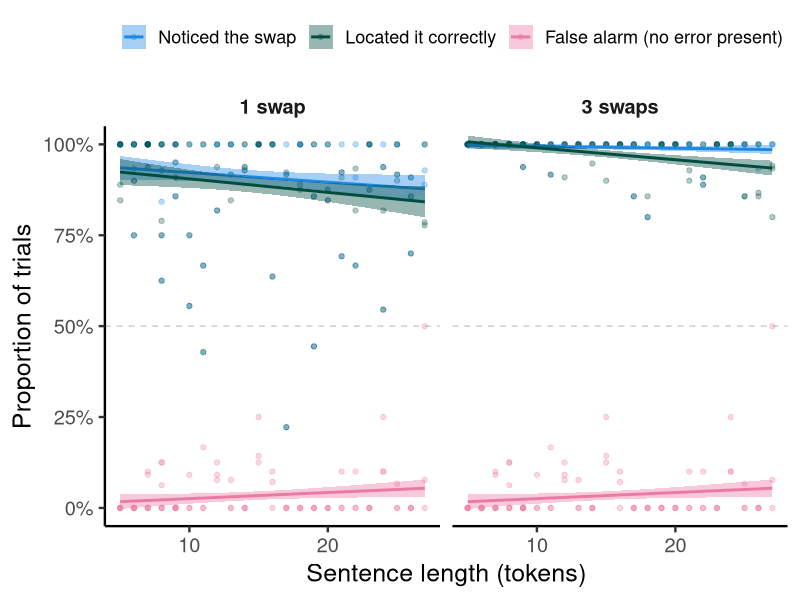
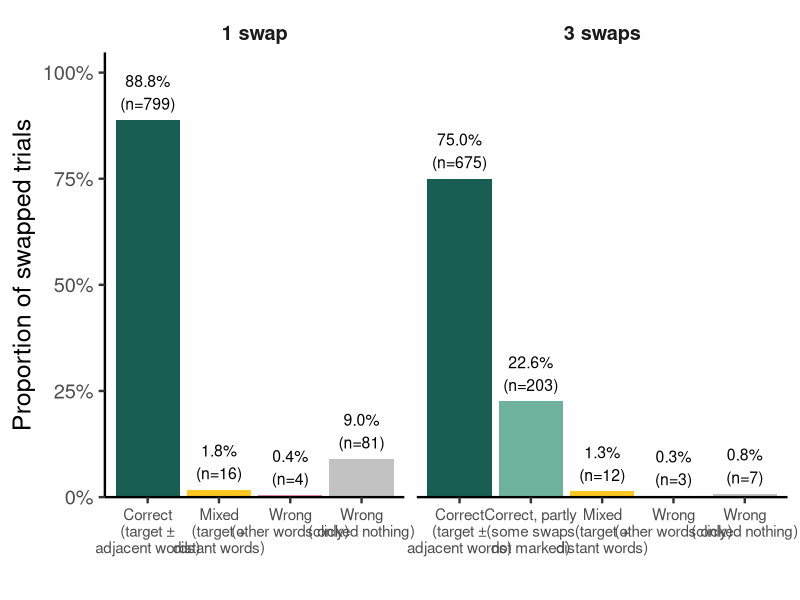
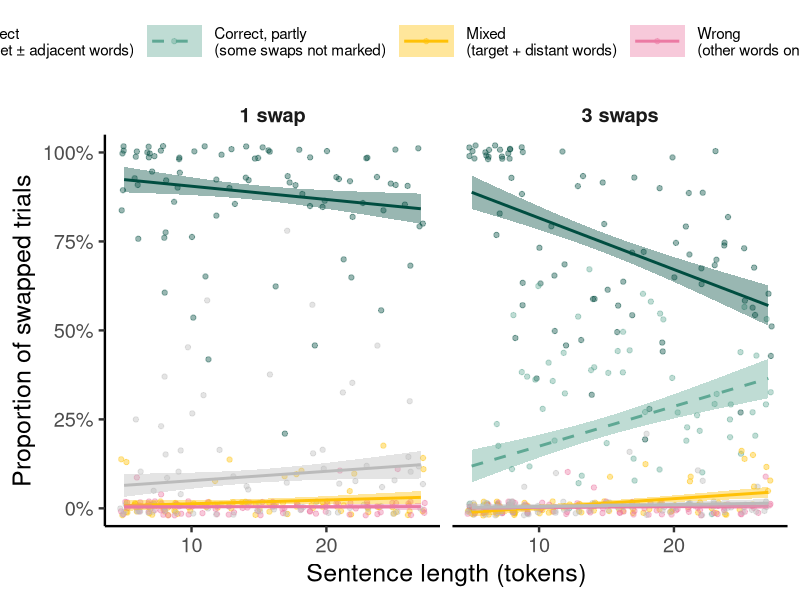
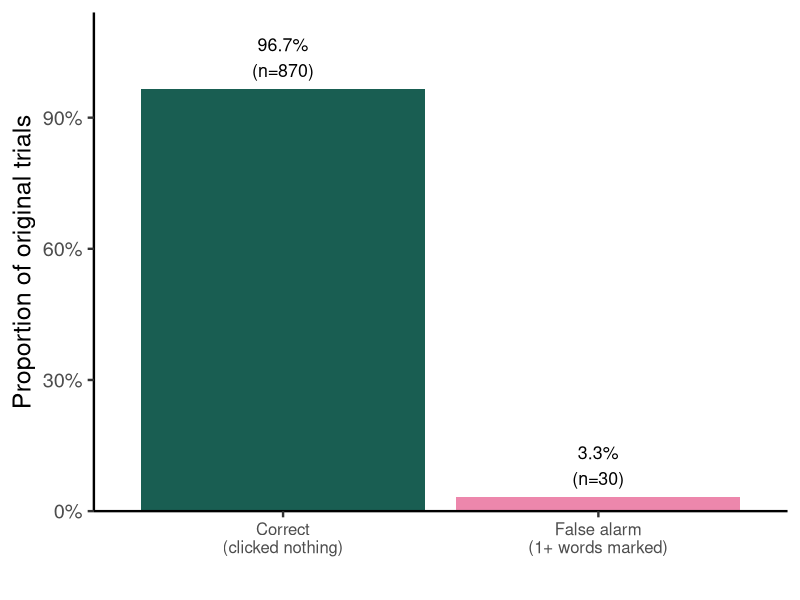
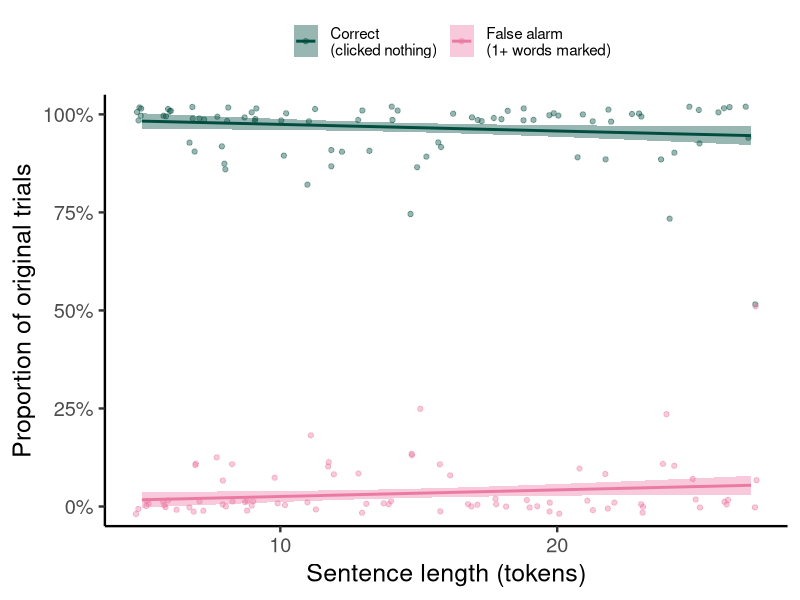
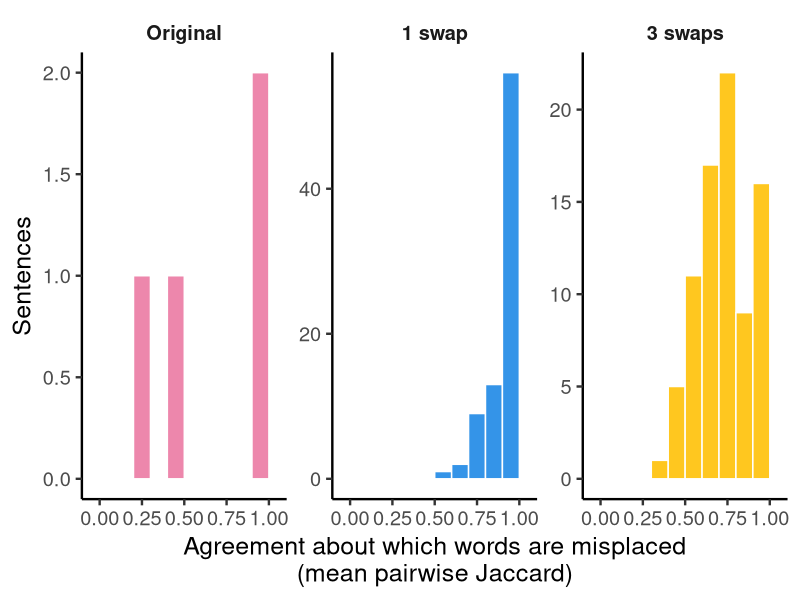
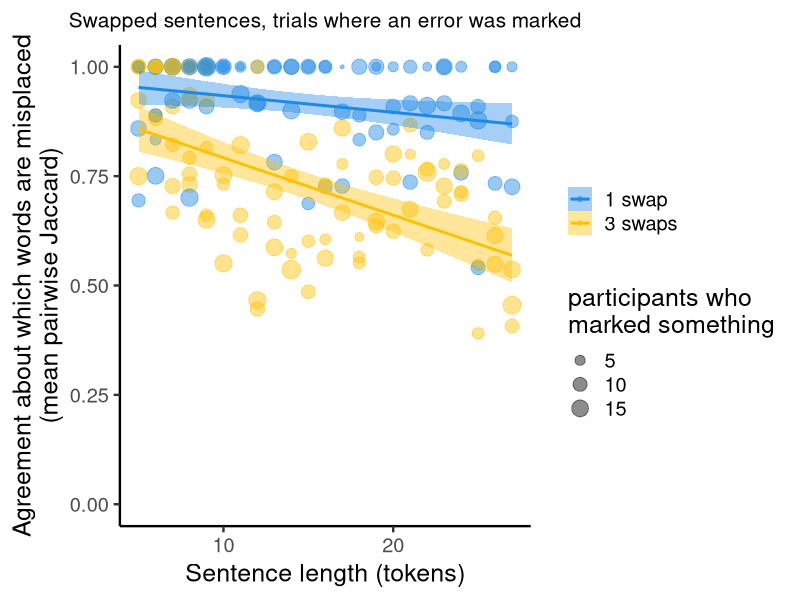
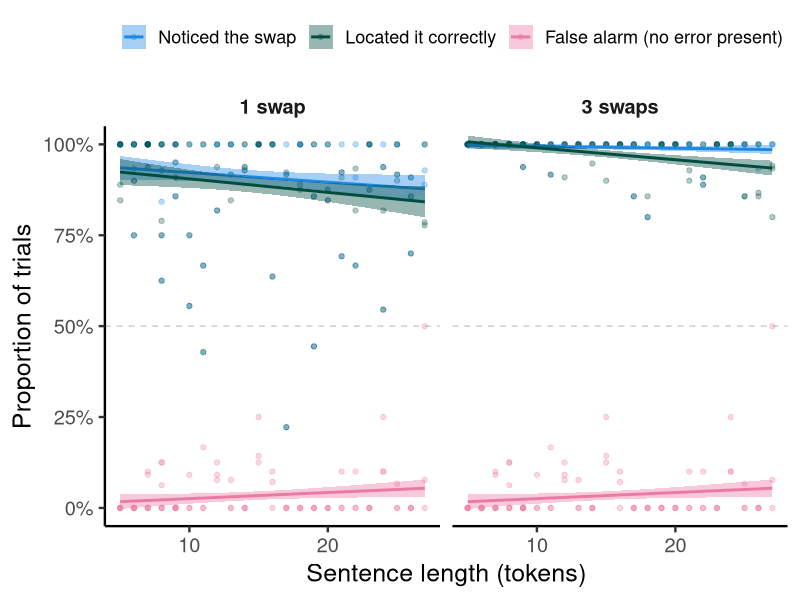

Generate these figures, in order, with R:
## =============================================================================
## SI Section 4.1: Finding the misplaced words in the artificial materials
##
## en_artificial_exchange_identification. 27 constructed items -- written for the experiment
## rather than taken from a corpus -- each in a short, medium and long version,
## and each of those original, with 1 swap or with 3 swaps: 9 conditions, every
## participant sees every item once. Every word is clickable and participants
## click the words they think are misplaced. Surveyor's per_word_multiple_choice
## writes one row per trial, "NONE" when nothing was clicked.
##
## The same analysis as the en_exchange_identification part of section4_binary_error_detection.R, on
## these data only. Length varies WITHIN item here, so a length effect on
## noticing cannot be put down to long sentences simply being different ones.
##
## Figures: figures/artificial_exchange_identification_{by_length,outcomes,
## outcomes_by_length,outcomes_original,outcomes_original_by_length,agreement,
## agreement_by_length}.png
## =============================================================================

library(tidyverse)
library(lme4)

## Set plotting preferences
ggplot2::theme_set(ggplot2::theme_bw(base_size=18))
ggplot2::theme_update(panel.grid = ggplot2::element_blank(),
                      strip.background = ggplot2::element_blank(),
                      legend.key = ggplot2::element_blank(),
                      panel.border = ggplot2::element_blank(),
                      axis.line = ggplot2::element_line(),
                      strip.text = ggplot2::element_text(face = "bold"),
                      plot.title = element_text(hjust = 0.5))
options(ggplot2.discrete.colour = c("#A31F34", "#8A8B8C"))
options(ggplot2.discrete.fill = c("#A31F34", "#8A8B8C"))

## Set working directory
get_script_dir <- function() {
  args <- commandArgs(trailingOnly = FALSE)
  file_arg <- grep("^--file=", args, value = TRUE)
  if (length(file_arg)) {
    return(dirname(normalizePath(sub("^--file=", "", file_arg))))
  }
  if (requireNamespace("rstudioapi", quietly = TRUE) &&
      rstudioapi::isAvailable()) {
    return(dirname(rstudioapi::getActiveDocumentContext()$path))
  }
  getwd()
}
setwd(get_script_dir())
dir.create("figures", showWarnings = FALSE)

## ---- Colours ----
## The same colours as the other section 4 figures. The outcome palette is built
## with setNames: a "±" written as c("..." = colour) is mangled in a non-UTF-8
## locale, and the Correct level then silently falls back to grey.
condition_colors <- c("Original" = "#EB7AA3", "1 swap" = "#1E88E5", "3 swaps" = "#FFC107")
measure_colors <- c("Noticed the swap" = "#1E88E5",
                    "Located it correctly" = "#004D40",
                    "False alarm (no error present)" = "#EB7AA3")
## "Correct, partly" only arises with 3 swaps: the error was located, with no
## stray clicks, but at least one swapped region went unmarked. It is a lighter
## green, and a dashed curve in the by-length figure, to read as a kind of
## correct.
outcome_colors <- setNames(
  c("#004D40", "#5FA894", "#FFC107", "#EB7AA3", "#BBBBBB"),
  c("Correct\n(target \u00b1 adjacent words)", "Correct, partly\n(some swaps not marked)",
    "Mixed\n(target + distant words)", "Wrong\n(other words only)",
    "Wrong\n(clicked nothing)"))
outcome_linetypes <- setNames(c("solid", "dashed", "solid", "solid", "solid"),
                              names(outcome_colors))
original_colors <- c("Correct\n(clicked nothing)" = "#004D40",
                     "False alarm\n(1+ words marked)" = "#EB7AA3")

## ---- Materials: one row per word of every sentence version ----
materials <- read_csv("../data/en_artificial_exchange_identification/materials_en_artificial_exchange_identification.csv",
                      show_col_types = FALSE) %>%
  transmute(item, cond = condition, sentence,
            length_level = factor(str_extract(condition, "[^_]+$"),
                                  levels = c("short", "medium", "long")),
            condition_label = factor(recode(str_extract(condition, "^[^_]+"),
                                            "original" = "Original",
                                            "swap-1" = "1 swap",
                                            "swap-3" = "3 swaps"),
                                     levels = names(condition_colors)))

words <- materials %>%
  separate_rows(sentence, sep = " ") %>%
  rename(word = sentence) %>%
  group_by(item, cond) %>%
  mutate(position = row_number(), n_words = n()) %>%
  ungroup()

## A word is a target (displaced) when it differs from the word at the same
## position in that item's original of the same length. Consecutive targets form
## a run: one run per swapped pair, or per chain where two swaps share a word.
words <- words %>%
  left_join(words %>%
              filter(condition_label == "Original") %>%
              select(item, length_level, position, original_word = word),
            by = c("item", "length_level", "position")) %>%
  mutate(is_target = word != original_word) %>%
  group_by(item, cond) %>%
  mutate(target_run = ifelse(is_target,
                             cumsum(is_target & !lag(is_target, default = FALSE)),
                             NA)) %>%
  ungroup()

cat("displaced words and separate displaced runs, per sentence version:\n")
words %>%
  group_by(condition_label, item, cond) %>%
  summarize(targets = sum(is_target), runs = n_distinct(target_run, na.rm = TRUE),
            .groups = "drop") %>%
  count(condition_label, targets, runs, name = "sentences") %>%
  print()

## ---- Responses ----
responses <- read_csv("../data/en_artificial_exchange_identification/en_artificial_exchange_identification_data.csv",
                      show_col_types = FALSE)

cat("\n---- export integrity ----\n")
cat("participants:", n_distinct(responses$participant_id), "\n")
responses %>%
  count(participant_id, name = "trials") %>%
  count(trials, name = "participants") %>%
  print()
responses %>% count(cond, name = "trials") %>% print()

## Surveyor balances conditions WITHIN each participant (3 of each), but which
## item lands in which condition is pseudo-random, so item x condition cells
## hold uneven numbers of responses. Pooled rates and the models are
## unaffected; the per-sentence summaries below rest on these few each.
cells <- responses %>% count(item, cond)
cat("item x condition cells seen:", nrow(cells), "of", nrow(materials),
    "| responses per cell: median", median(cells$n),
    "range", min(cells$n), "-", max(cells$n), "\n")

trials <- responses %>%
  mutate(trial = row_number()) %>%
  select(trial, participant_id, item, cond, response) %>%
  left_join(materials %>% select(item, cond, length_level, condition_label),
            by = c("item", "cond"))

## One row per clicked word. Words are percent-escaped for % , and : so they
## survive the position:word encoding, hence URLdecode.
clicks <- trials %>%
  filter(response != "NONE") %>%
  separate_rows(response, sep = ",") %>%
  separate(response, into = c("position", "clicked_word"), sep = ":", extra = "merge") %>%
  transmute(trial, item, cond, position = as.integer(position),
            clicked_word = map_chr(clicked_word, URLdecode))

## Every stored word should be the word actually at that position.
clicks %>%
  left_join(words %>% select(item, cond, position, word),
            by = c("item", "cond", "position")) %>%
  summarize(clicks = n(), matching_the_stimulus = sum(clicked_word == word, na.rm = TRUE),
            out_of_range = sum(is.na(word))) %>%
  print()

## Every word of the sentence each participant saw, marked clicked or not.
trial_words <- trials %>%
  select(trial, item, cond) %>%
  inner_join(words %>% select(item, cond, position, is_target, target_run),
             by = c("item", "cond"), relationship = "many-to-many") %>%
  left_join(clicks %>% transmute(trial, position, clicked = TRUE),
            by = c("trial", "position")) %>%
  mutate(clicked = replace_na(clicked, FALSE))

## ---- Scoring each trial ----
## Correctly located: at least one displaced word clicked, and every other
## click in an unbroken run with the displaced words -- marking one or both
## words of a swapped pair, or those plus the words right beside them, all
## point at the error. Checked run by run: take the positions that were clicked
## or are targets, split them into runs of consecutive positions, and flag any
## run with no target in it as a stray click.
stray_clicks <- trial_words %>%
  filter(clicked | is_target) %>%
  arrange(trial, position) %>%
  group_by(trial) %>%
  mutate(run = cumsum(position != lag(position, default = -1L) + 1L)) %>%
  group_by(trial, run) %>%
  summarize(stray = !any(is_target), .groups = "drop") %>%
  group_by(trial) %>%
  summarize(any_stray = any(stray), .groups = "drop")

trials <- trials %>%
  left_join(trial_words %>%
              group_by(trial) %>%
              summarize(n_words = n(),
                        n_clicked = sum(clicked),
                        n_on_target = sum(clicked & is_target),
                        runs_total = n_distinct(target_run, na.rm = TRUE),
                        runs_found = n_distinct(target_run[clicked & is_target], na.rm = TRUE),
                        .groups = "drop"),
            by = "trial") %>%
  left_join(stray_clicks, by = "trial") %>%
  mutate(flagged = n_clicked > 0,
         located = n_on_target > 0 & !any_stray,
         ## "all swaps" is counted in swapped regions: where two swaps share a
         ## word they form one region, so a 3-swap sentence has 1 to 3 of them
         outcome = case_when(
           !flagged         ~ "Wrong\n(clicked nothing)",
           located & runs_found < runs_total ~ "Correct, partly\n(some swaps not marked)",
           located          ~ "Correct\n(target \u00b1 adjacent words)",
           n_on_target == 0 ~ "Wrong\n(other words only)",
           TRUE             ~ "Mixed\n(target + distant words)"),
         outcome = factor(outcome, levels = names(outcome_colors)))

originals <- trials %>% filter(condition_label == "Original")
swapped <- trials %>% filter(condition_label != "Original")

## ---- (1) Original sentences: false alarms ----
cat("\n---- (1) ORIGINAL sentences: false alarms ----\n")
cat("false-alarm rate (clicked at least one word in a sentence with no error):",
    round(mean(originals$flagged), 3), "\n")
cat("mean words clicked when a false alarm happened:",
    round(mean(originals$n_clicked[originals$flagged]), 2), "\n")
originals %>%
  group_by(length_level) %>%
  summarize(trials = n(), false_alarm = mean(flagged)) %>%
  print()

cat("\noriginal sentences that drew a false alarm:\n")
originals %>%
  group_by(item, length_level) %>%
  summarize(trials = n(), false_alarms = sum(flagged), .groups = "drop") %>%
  filter(false_alarms > 0) %>%
  left_join(materials %>% filter(condition_label == "Original") %>%
              select(item, length_level, sentence),
            by = c("item", "length_level")) %>%
  mutate(sentence = str_trunc(sentence, 70)) %>%
  print(n = Inf)

## ---- (2) Swapped sentences: noticed and located ----
cat("\n---- (2) SWAPPED sentences: noticed, located correctly ----\n")
swapped %>%
  group_by(condition_label, length_level) %>%
  summarize(trials = n(),
            noticed = mean(flagged),
            located_correctly = mean(located),
            located_given_noticed = mean(located[flagged]),
            words_clicked_when_noticed = mean(n_clicked[flagged]),
            all_errors_touched = mean(runs_found == runs_total),
            .groups = "drop") %>%
  print(width = Inf)

cat("\nswapped sentences never located by anyone:\n")
swapped %>%
  group_by(condition_label, item, length_level) %>%
  summarize(trials = n(), noticed = sum(flagged), located = sum(located),
            .groups = "drop") %>%
  filter(located == 0) %>%
  print(n = Inf)

## ---- (3) Agreement about where the error is ----
## Mean pairwise Jaccard overlap between the sets of words that different
## participants clicked on the same sentence, among those who clicked anything:
## 1 = identical sets, 0 = no overlap. "collapsed" makes each displaced run one
## unit, so clicking either word of a swapped pair, or both, is the same
## answer; "raw" keeps every word separate.
##
## Jaccard's chance level depends on sentence length -- two people clicking at
## random agree far more often in a short sentence -- so "chance" repeats the
## collapsed calculation 200 times with random clicks: every participant keeps
## their number of clicks, but which words is random.
set.seed(2026)
random_clicks <- trial_words %>%
  semi_join(swapped %>% filter(flagged), by = "trial") %>%
  group_by(trial) %>%
  mutate(n_clicks = sum(clicked)) %>%
  ungroup() %>%
  expand_grid(rep = 1:200) %>%
  mutate(u = runif(n())) %>%
  group_by(rep, trial) %>%
  filter(rank(u) <= n_clicks) %>%
  ungroup()

click_units <- bind_rows(
  trial_words %>%
    filter(clicked) %>%
    transmute(measure = "collapsed", rep = 0L, trial, item, cond,
              unit = ifelse(is_target, paste0("run", target_run), as.character(position))),
  trial_words %>%
    filter(clicked) %>%
    transmute(measure = "raw", rep = 0L, trial, item, cond,
              unit = as.character(position)),
  random_clicks %>%
    transmute(measure = "chance", rep, trial, item, cond,
              unit = ifelse(is_target, paste0("run", target_run), as.character(position)))) %>%
  distinct()

## For every pair of participants on the same sentence: the size of each set
## and how many units they share. Jaccard = shared / (size_a + size_b - shared).
set_sizes <- click_units %>%
  count(measure, rep, item, cond, trial, name = "size")

shared_units <- click_units %>%
  inner_join(click_units, by = c("measure", "rep", "item", "cond", "unit"),
             suffix = c("_a", "_b"), relationship = "many-to-many") %>%
  filter(trial_a < trial_b) %>%
  count(measure, rep, item, cond, trial_a, trial_b, name = "shared")

pairwise <- set_sizes %>%
  inner_join(set_sizes, by = c("measure", "rep", "item", "cond"),
             suffix = c("_a", "_b"), relationship = "many-to-many") %>%
  filter(trial_a < trial_b) %>%
  left_join(shared_units, by = c("measure", "rep", "item", "cond", "trial_a", "trial_b")) %>%
  mutate(shared = replace_na(shared, 0L),
         jaccard = shared / (size_a + size_b - shared))

## One row per sentence version with at least two participants who clicked
## something. Chance-corrected agreement is (observed - chance) / (1 - chance):
## 0 = chance, 1 = perfect. Undefined where random clicking already agrees
## perfectly (chance = 1).
sentence_agreement <- pairwise %>%
  group_by(measure, rep, item, cond) %>%
  summarize(agreement = mean(jaccard), .groups = "drop") %>%
  group_by(measure, item, cond) %>%
  summarize(agreement = mean(agreement), .groups = "drop") %>%
  pivot_wider(names_from = measure, values_from = agreement) %>%
  left_join(materials %>% select(item, cond, length_level, condition_label),
            by = c("item", "cond")) %>%
  left_join(words %>% distinct(item, cond, n_words), by = c("item", "cond")) %>%
  left_join(trials %>% group_by(item, cond) %>%
              summarize(n_flagged = sum(flagged), .groups = "drop"),
            by = c("item", "cond")) %>%
  mutate(corrected = ifelse(chance < 1, (collapsed - chance) / (1 - chance), NA))

cat("\n---- (3) agreement about which words are misplaced ----\n")
sentence_agreement %>%
  group_by(condition_label) %>%
  summarize(sentences = n(), collapsed = mean(collapsed), raw = mean(raw),
            .groups = "drop") %>%
  print()

cat("\nagreement vs length, swapped sentences:\n")
sentence_agreement %>%
  filter(condition_label != "Original") %>%
  group_by(condition_label, length_level) %>%
  summarize(sentences = n(), observed = mean(collapsed), chance = mean(chance),
            corrected = mean(corrected, na.rm = TRUE), .groups = "drop") %>%
  print()

## ---- (4) The length effect, within item ----
## Is a swap harder to notice in a longer version of the SAME sentence? Length
## varies within item, so it takes a by-item random slope. 1-swap trials only:
## 3 swaps are noticed on 99% of trials, and a model with a 3-swap term is
## quasi-separated -- it returns absurdly small standard errors while
## reporting convergence.
model_data <- trials %>%
  mutate(n_words_z = as.numeric(scale(n_words)),
         noticed = as.integer(flagged),
         located = as.integer(located))
cat("\nn_words_z is per SD of length (SD =", round(sd(model_data$n_words), 1),
    "words). Estimates are log-odds.\n")

m_noticed <- glmer(noticed ~ n_words_z + (n_words_z | participant_id) + (n_words_z | item),
                   family = binomial, data = model_data %>% filter(condition_label == "1 swap"),
                   control = glmerControl(optimizer = "bobyqa", optCtrl = list(maxfun = 2e5)))
cat("\n---- noticed the swap ~ length (1-swap trials) ----\n")
print(round(summary(m_noticed)$coefficients, 4))

m_located <- glmer(located ~ n_words_z + (n_words_z | participant_id) + (n_words_z | item),
                   family = binomial, data = model_data %>% filter(condition_label == "1 swap"),
                   control = glmerControl(optimizer = "bobyqa", optCtrl = list(maxfun = 2e5)))
cat("\n---- located it correctly ~ length (1-swap trials) ----\n")
print(round(summary(m_located)$coefficients, 4))

## Random intercepts only: false alarms are rare (30 in 900 trials). The
## maximal structure does not converge, and the uncorrelated-slopes version
## reports convergence but is degenerate (intercept -72 log-odds, slope +11.6
## for a 3% event rate).
m_false_alarm <- glmer(noticed ~ n_words_z + (1 | participant_id) + (1 | item),
                       family = binomial, data = model_data %>% filter(condition_label == "Original"),
                       control = glmerControl(optimizer = "bobyqa", optCtrl = list(maxfun = 2e5)))
cat("\n---- false alarm ~ length (original trials) ----\n")
print(round(summary(m_false_alarm)$coefficients, 4))

## ---- Figure 1: noticing and locating the swap, by length ----
## Points are sentence means (item x length); lines are linear fits (lm) to the
## trial-level 0/1 data, as in every figure in this script. The false-alarm line
## comes from the original sentences and is drawn in both panels as the
## reference.
by_length <- bind_rows(
  swapped %>% transmute(panel = as.character(condition_label), item, length_level, n_words,
                        measure = "Noticed the swap", y = as.integer(flagged)),
  swapped %>% transmute(panel = as.character(condition_label), item, length_level, n_words,
                        measure = "Located it correctly", y = as.integer(located)),
  originals %>% transmute(panel = "1 swap", item, length_level, n_words,
                          measure = "False alarm (no error present)", y = as.integer(flagged)),
  originals %>% transmute(panel = "3 swaps", item, length_level, n_words,
                          measure = "False alarm (no error present)", y = as.integer(flagged))) %>%
  mutate(measure = factor(measure, levels = names(measure_colors)))

p_by_length <- ggplot(mapping = aes(x = n_words, color = measure, fill = measure)) +
  geom_hline(yintercept = 0.5, linetype = "dashed", color = "grey80") +
  geom_point(data = by_length %>%
               group_by(panel, measure, item, length_level, n_words) %>%
               summarize(value = mean(y), .groups = "drop"),
             aes(y = value), alpha = 0.3) +
  geom_smooth(data = by_length, aes(y = y), method = "lm", formula = y ~ x) +
  facet_wrap(~ panel) +
  scale_color_manual(name = "", values = measure_colors, aesthetics = c("colour", "fill")) +
  scale_x_continuous(name = "Sentence length (tokens)") +
  scale_y_continuous(name = "Proportion of trials", labels = scales::percent,
                     breaks = seq(0, 1, 0.25)) +
  coord_cartesian(ylim = c(0, 1)) +
  guides(color = guide_legend(nrow = 1), fill = guide_legend(nrow = 1)) +
  theme(legend.position = "top", legend.text = element_text(size = 13))
p_by_length
ggsave("figures/artificial_exchange_identification_by_length.png", p_by_length, width = 12, height = 5.5)

## ---- Figure 2: what got clicked on a swapped trial ----
p_outcomes <- swapped %>%
  count(condition_label, outcome) %>%
  group_by(condition_label) %>%
  mutate(prop = n / sum(n)) %>%
  ungroup() %>%
  ggplot(aes(outcome, prop, fill = outcome)) +
  geom_col(alpha = 0.9, show.legend = FALSE) +
  geom_text(aes(label = sprintf("%.1f%%\n(n=%d)", 100 * prop, n)), vjust = -0.3, size = 4) +
  ## free x, so the 1-swap panel has no empty "Correct, partly" slot
  facet_grid(~ condition_label, scales = "free_x", space = "free_x") +
  scale_fill_manual(values = outcome_colors) +
  scale_y_continuous(name = "Proportion of swapped trials", labels = scales::percent,
                     expand = expansion(mult = c(0, 0.18))) +
  ## the long labels wrap once more to fit the bars
  scale_x_discrete(name = "", labels = setNames(c("Correct\n(target \u00b1\nadjacent words)",
                                                  "Correct, partly\n(some swaps\nnot marked)",
                                                  "Mixed\n(target +\ndistant words)",
                                                  "Wrong\n(other words only)",
                                                  "Wrong\n(clicked nothing)"),
                                                names(outcome_colors))) +
  theme(axis.text.x = element_text(size = 11))
p_outcomes
ggsave("figures/artificial_exchange_identification_outcomes.png", p_outcomes, width = 13, height = 5.5)

## ---- Figure 3: the same four outcomes by length ----
## Each outcome is its own 0/1 indicator with its own linear fit, so the lines
## sum to 1 at any length.
##
## Each point is one sentence -- one item at one length -- and its height is
## the share of that sentence's trials with that outcome. Several items share a
## length and each sentence has only a few trials, so points pile up on the same
## spot (above all at 0% and 100%). They are jittered -- 0.3 tokens sideways,
## 2 points of percentage up or down, fixed seed -- so every one stays visible.
## The lines use the unjittered trial-level data.
##
## "Correct, partly" cannot happen with a single swap, so it is left out of
## the 1-swap panel rather than drawn as a row of zeros.
outcomes_long <- swapped %>%
  select(condition_label, item, length_level, n_words, outcome) %>%
  expand_grid(level = names(outcome_colors)) %>%
  filter(!(condition_label == "1 swap" & level == "Correct, partly\n(some swaps not marked)")) %>%
  mutate(y = as.integer(as.character(outcome) == level),
         level = factor(level, levels = names(outcome_colors)))

p_outcomes_by_length <- ggplot(mapping = aes(x = n_words, color = level, fill = level,
                                             linetype = level)) +
  geom_point(data = outcomes_long %>%
               group_by(condition_label, level, item, length_level, n_words) %>%
               summarize(value = mean(y), .groups = "drop"),
             aes(y = value), alpha = 0.4,
             position = position_jitter(width = 0.3, height = 0.02, seed = 2026)) +
  geom_smooth(data = outcomes_long, aes(y = y), method = "lm", formula = y ~ x) +
  facet_wrap(~ condition_label) +
  scale_color_manual(name = "", values = outcome_colors, aesthetics = c("colour", "fill")) +
  scale_linetype_manual(name = "", values = outcome_linetypes) +
  scale_x_continuous(name = "Sentence length (tokens)") +
  scale_y_continuous(name = "Proportion of swapped trials", labels = scales::percent,
                     breaks = seq(0, 1, 0.25)) +
  coord_cartesian(ylim = c(0, 1)) +
  guides(color = guide_legend(nrow = 1), fill = guide_legend(nrow = 1),
         linetype = guide_legend(nrow = 1)) +
  theme(legend.position = "top", legend.text = element_text(size = 11),
        legend.key.width = unit(1.4, "cm"))
p_outcomes_by_length
ggsave("figures/artificial_exchange_identification_outcomes_by_length.png", p_outcomes_by_length,
       width = 13, height = 5.5)

## ---- Figures 4 and 5: original sentences ----
## No word is displaced, so the only correct response is to click nothing.
original_outcomes <- originals %>%
  mutate(outcome = factor(ifelse(flagged, "False alarm\n(1+ words marked)",
                                 "Correct\n(clicked nothing)"),
                          levels = names(original_colors)))

p_outcomes_original <- original_outcomes %>%
  count(outcome) %>%
  mutate(prop = n / sum(n)) %>%
  ggplot(aes(outcome, prop, fill = outcome)) +
  geom_col(alpha = 0.9, show.legend = FALSE) +
  geom_text(aes(label = sprintf("%.1f%%\n(n=%d)", 100 * prop, n)), vjust = -0.3, size = 4.5) +
  scale_fill_manual(values = original_colors) +
  scale_y_continuous(name = "Proportion of original trials", labels = scales::percent,
                     expand = expansion(mult = c(0, 0.18))) +
  scale_x_discrete(name = "") +
  theme(axis.text.x = element_text(size = 12))
p_outcomes_original
ggsave("figures/artificial_exchange_identification_outcomes_original.png", p_outcomes_original,
       width = 10, height = 5.5)

## Points are sentences (one item at one length), jittered as in Figure 3.
original_long <- original_outcomes %>%
  select(item, length_level, n_words, outcome) %>%
  expand_grid(level = names(original_colors)) %>%
  mutate(y = as.integer(as.character(outcome) == level),
         level = factor(level, levels = names(original_colors)))

p_outcomes_original_by_length <- ggplot(mapping = aes(x = n_words, color = level, fill = level)) +
  geom_point(data = original_long %>%
               group_by(level, item, length_level, n_words) %>%
               summarize(value = mean(y), .groups = "drop"),
             aes(y = value), alpha = 0.4,
             position = position_jitter(width = 0.3, height = 0.02, seed = 2026)) +
  geom_smooth(data = original_long, aes(y = y), method = "lm", formula = y ~ x) +
  scale_color_manual(name = "", values = original_colors, aesthetics = c("colour", "fill")) +
  scale_x_continuous(name = "Sentence length (tokens)") +
  scale_y_continuous(name = "Proportion of original trials", labels = scales::percent,
                     breaks = seq(0, 1, 0.25)) +
  coord_cartesian(ylim = c(0, 1)) +
  guides(color = guide_legend(nrow = 1), fill = guide_legend(nrow = 1)) +
  theme(legend.position = "top", legend.text = element_text(size = 11))
p_outcomes_original_by_length
ggsave("figures/artificial_exchange_identification_outcomes_original_by_length.png", p_outcomes_original_by_length,
       width = 11, height = 5.5)

## ---- Figure 6: agreement about where the error is ----
## One value per sentence version with at least two participants who clicked
## something. Few original sentences draw two false alarms, so the Original
## panel holds only a handful of sentences.
p_agreement <- ggplot(sentence_agreement, aes(collapsed, fill = condition_label)) +
  geom_histogram(binwidth = 0.1, boundary = 0, color = "white", alpha = 0.9) +
  facet_wrap(~ condition_label, nrow = 1, scales = "free_y") +
  scale_fill_manual(name = "Condition", values = condition_colors) +
  ## coord_cartesian, not scale limits: a hard limit drops the bin at 1.0
  scale_x_continuous(name = "Agreement about which words are misplaced\n(mean pairwise Jaccard)",
                     breaks = seq(0, 1, 0.25)) +
  coord_cartesian(xlim = c(-0.05, 1.05)) +
  scale_y_continuous(name = "Sentences") +
  theme(legend.position = "none")
p_agreement
ggsave("figures/artificial_exchange_identification_agreement.png", p_agreement, width = 12, height = 5)

## ---- Figure 7: agreement against length ----
## Point size and line weight = participants who clicked something. Raw
## agreement only; the chance-corrected values are printed in (3). For 3 swaps
## the two diverge: raw agreement falls with length, but chance-corrected
## agreement does not, because short 3-swap sentences are mostly displaced
## and random clicks agree there anyway.
p_agreement_by_length <- sentence_agreement %>%
  filter(condition_label != "Original") %>%
  ggplot(aes(n_words, collapsed, color = condition_label, fill = condition_label)) +
  geom_point(aes(size = n_flagged), alpha = 0.45) +
  geom_smooth(aes(weight = n_flagged), method = "lm", formula = y ~ x) +
  scale_color_manual(name = "", values = condition_colors, aesthetics = c("colour", "fill")) +
  scale_size_continuous(name = "participants who\nmarked something", range = c(1, 6)) +
  scale_x_continuous(name = "Sentence length (tokens)") +
  scale_y_continuous(name = "Agreement about which words are misplaced\n(mean pairwise Jaccard)",
                     breaks = seq(0, 1, 0.25)) +
  coord_cartesian(ylim = c(0, 1)) +
  ggtitle("Swapped sentences, trials where an error was marked") +
  theme(legend.position = "right", plot.title = element_text(size = 15))
p_agreement_by_length
ggsave("figures/artificial_exchange_identification_agreement_by_length.png", p_agreement_by_length,
       width = 10, height = 5.5)
